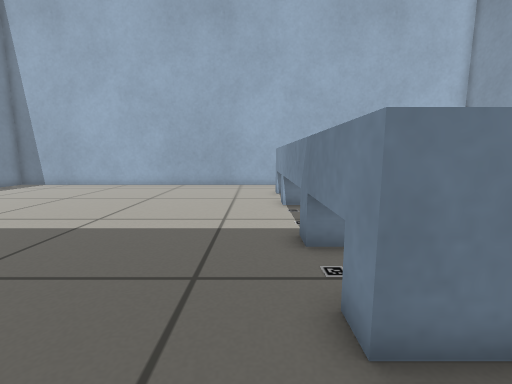
View 1 (above)

15 first-person views from a walk through a world built for the Gazebo simulator. The camera is 0.5 m above the floor, tilts 8° down and sees 90° across. The floor is counted in squares, 0.25 m on a side. Each view is taken from the middle of a square. On the plan, view 1 faces up. The plan holds only what a view shows up to about 16 squares ahead; the rest is blank.

View 2
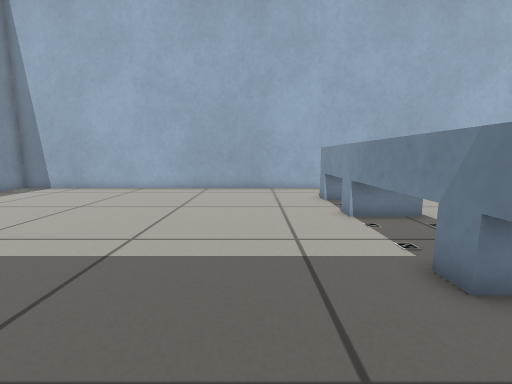

View 3
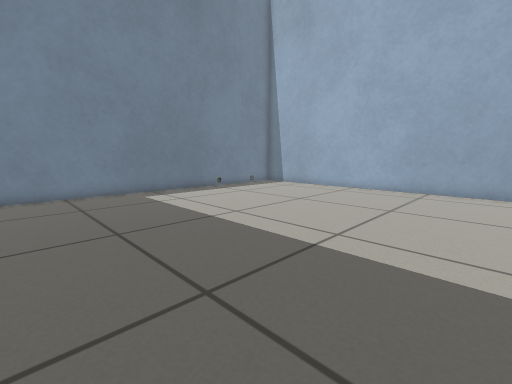

View 4
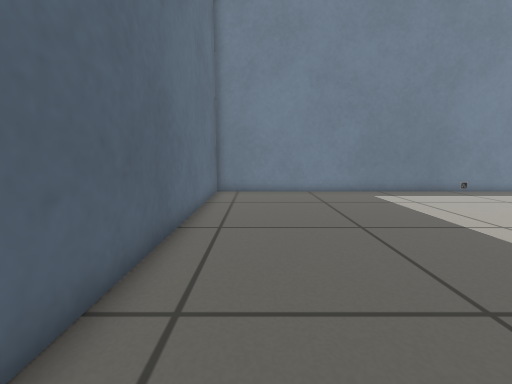

View 5
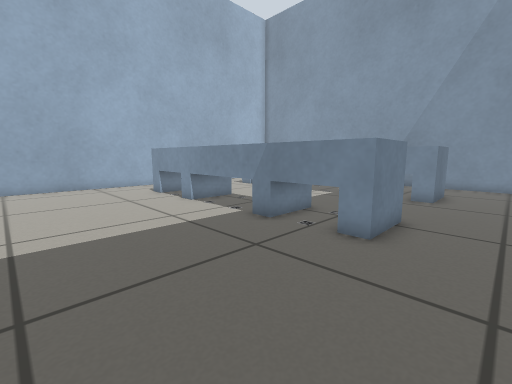

View 6
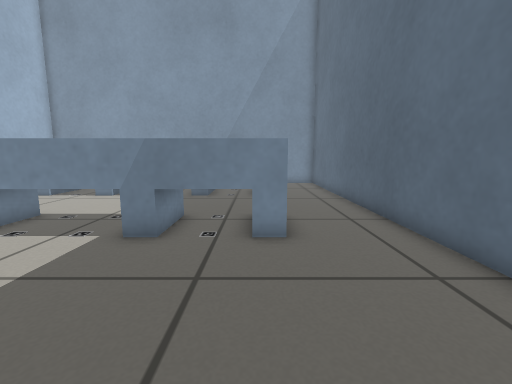

View 7
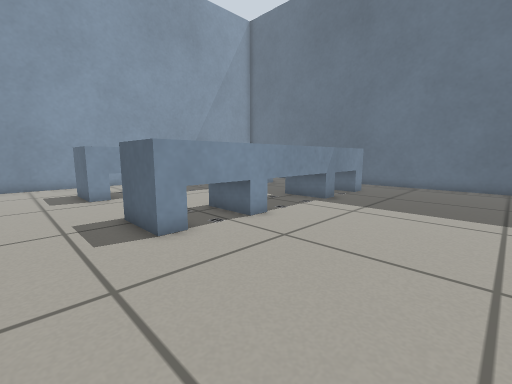

View 8
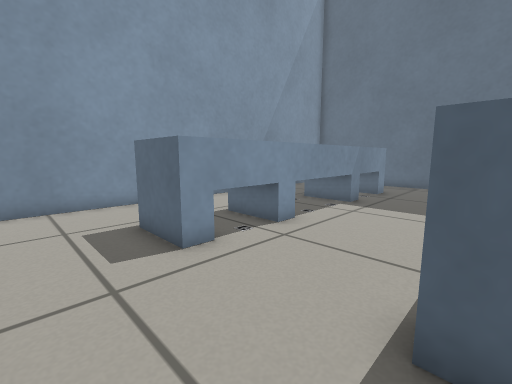

View 9
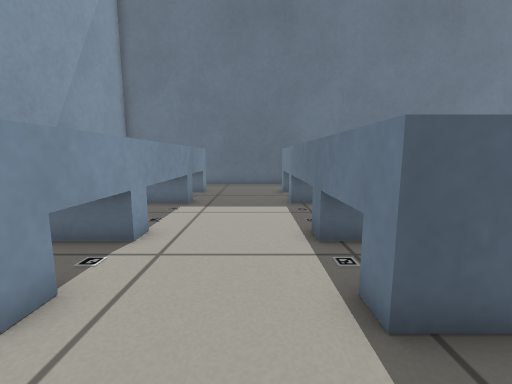

View 10
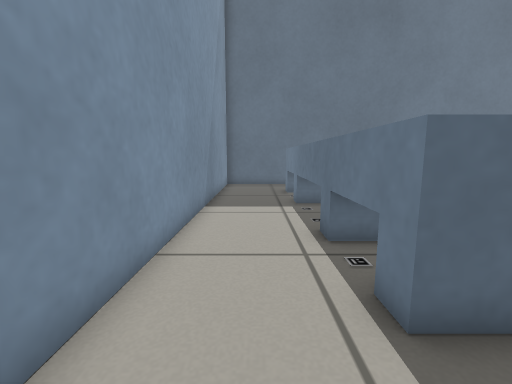

View 11
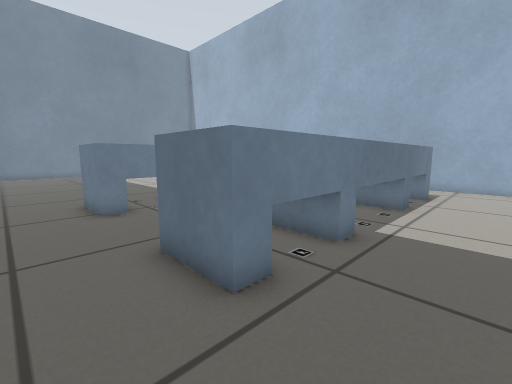

View 12
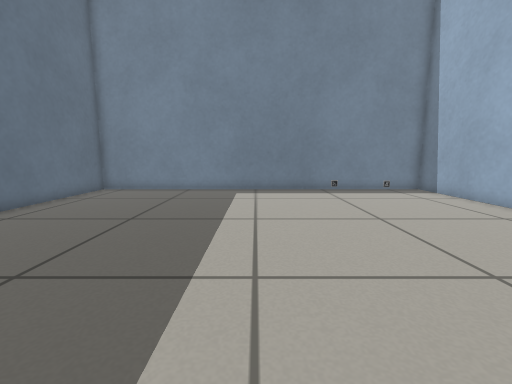

View 13
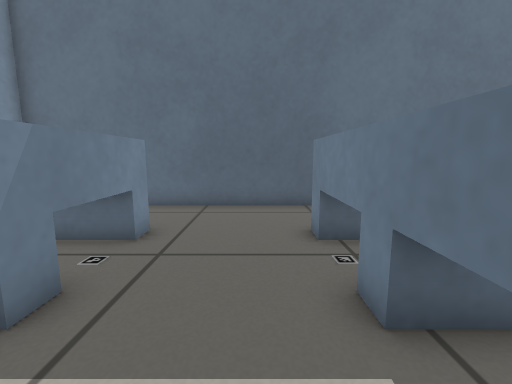

View 14
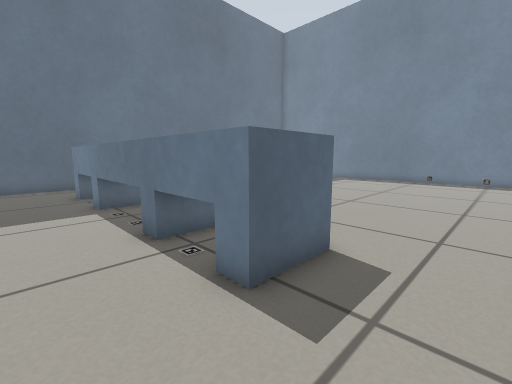

View 15
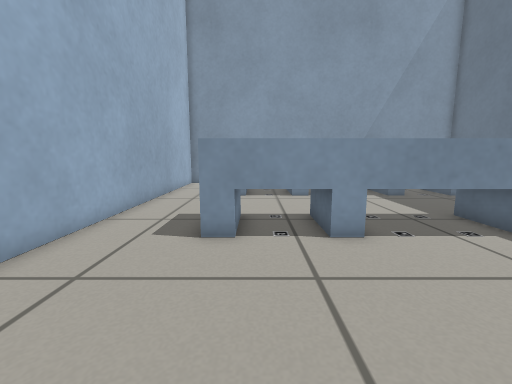

### Floor plan
Key: @ floor where view 1 was taken; # wall or solid block; . floor; = window, fence, low wall or low ledge; T thing the floor can be seen under or through; M marker; O other object.
Columns run from 16 left of view 1 to 14 right of it. Each row starts with its distance up from view 1.
 18 ###############################
 17 #.............................#
 16 #.............................#
 15 #.............................#
 14 #................=##=...=##...#
 13 #................=##=...###...#
 12 #................O T=...###...#
 11 #................=#T=...###...#
 10 #................=TT=...###...#
  9 #................O T=...###...#
  8 #................O T=...###...#
  7 #................O T=...###...#
  6 #................=TT=...###...#
  5 #................=TT=...###...#
  4 #................M #=...###...#
  3 #................=##=...###...#
  2 #................===....===...#
  1 #.............................#
  0 #...............@.............#
 -1 ###############################

Where each view was taken, in squares from view 1:
view 1: 0 up, 0 right, facing up
view 2: 2 up, 2 left, facing up
view 3: 2 up, 2 left, facing up-left
view 4: 1 up, 2 left, facing left
view 5: 0 up, 5 left, facing up-right
view 6: 3 up, 5 left, facing right
view 7: 17 up, 5 left, facing down-right
view 8: 17 up, 3 right, facing down-right
view 9: 17 up, 5 right, facing down
view 10: 17 up, 12 right, facing down
view 11: 0 up, 13 right, facing up-left
view 12: 8 up, 1 left, facing left
view 13: 9 up, 5 right, facing down
view 14: 17 up, 6 right, facing down-left
view 15: 13 up, 5 left, facing right
